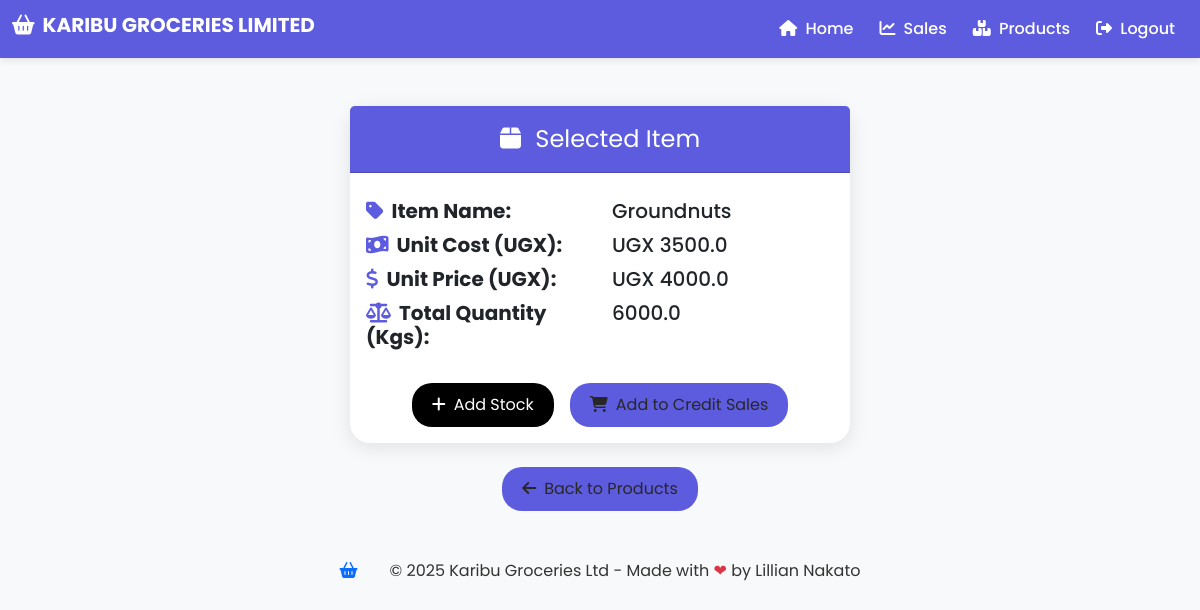
/productdetail/3/ (signed in), run on an earlier commit of the app's database.
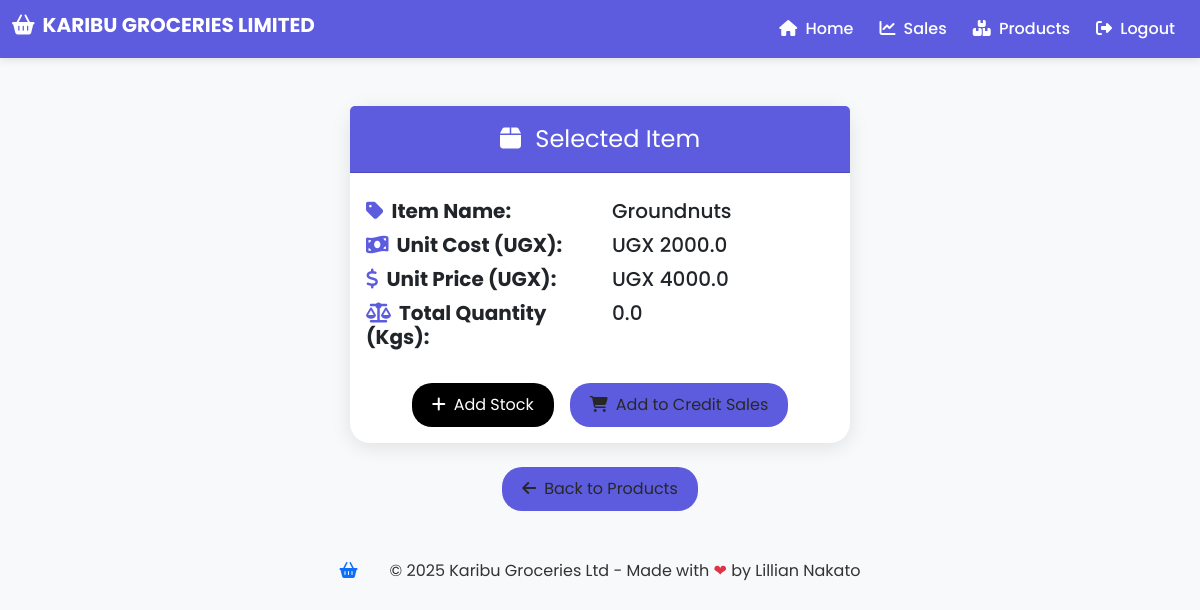
And on a later commit of the database.
### kgl_app/models.py (models this page shows, shortened)
class Product(models.Model):
    product_name = models.CharField(max_length=50, blank=False, null=False)
    branch = models.ForeignKey(Branch, on_delete=models.CASCADE, blank=False, null=False,default='')
    product_type = models.CharField(max_length=50, blank=True)
    time_of_produce = models.CharField(max_length=50, blank=True)
    stock_contact = models.CharField(max_length=50, blank=True)
    source = models.CharField(max_length=50)
    cost = models.FloatField(default=2)
    unit_cost = models.FloatField(default=2)
    unit_price = models.FloatField(default=2)
    total_quantity = models.FloatField(default=2)
    received_quantity = models.FloatField(default=2)
    issued_quantity = models.FloatField(default=2)
    date = models.DateField(auto_now_add=True)

### kgl_app/views.py (the view)
# urls.py: path('productdetail/<int:product_id>/', views.product_detail, name='productdetail'),
@login_required
def product_detail(request, product_id):
    product = get_object_or_404(Product, id=product_id)
    if (request.user.is_manager or request.user.is_salesagent) and product.branch != request.user.branch:
        return HttpResponseForbidden("You are not authorized to view this product.")
    return render(request, 'kgl_app/productdetail.html', {'product': product})

### kgl_app/templates/kgl_app/productdetail.html (shortened to what this page needs)
{% extends 'kgl_app/base.html' %}
{% load static %}
{% block content %}
<link rel="stylesheet" href="{% static 'css/productdetail.css' %}">
<div class="container my-5 fade-in">
    <div class="card">
        <div class="card-header"><i class="fas fa-box me-2"></i> Selected Item</div>
        <div class="card-body">
            <div class="details-section row">
                <div class="col-md-6">
                    <h5><i class="fas fa-tag icon"></i><strong>Item Name:</strong></h5>
                    <h5><i class="fas fa-money-bill-wave icon"></i><strong>Unit Cost (UGX):</strong></h5>
                    <h5><i class="fas fa-dollar-sign icon"></i><strong>Unit Price (UGX):</strong></h5>
                    <h5><i class="fas fa-balance-scale icon"></i><strong>Total Quantity (Kgs):</strong></h5>
                </div>
                <div class="col-md-6">
                    <h5>{{ product.product_name }}</h5>
                    <h5>UGX {{ product.unit_cost }}</h5>
                    <h5>UGX {{ product.unit_price }}</h5>
                    <h5>{{ product.total_quantity }}</h5>
                </div>
            </div>
            <div class="d-flex justify-content-center gap-3 mt-4">
                <a href="{% url 'add_to_stock' product.pk %}" class="btn btn-custom add-stock"><i
                        class="fas fa-plus me-2"></i>Add Stock</a>
                <a href="{% url 'creditsales' %}" class="btn btn-custom add-credit"><i
                        class="fas fa-shopping-cart me-2"></i>Add to Credit Sales</a>
            </div>
        </div>
    </div>
    <div class="text-center my-4">
        <a href="{% url 'products' %}" class="btn btn-custom back"><i class="fas fa-arrow-left me-2"></i>Back to
            Products</a>
    </div>
</div>
{% endblock %}

What changed in the data, as far as the page shows it:
changed Product "Groundnuts": unit_cost "3500.0" → "2000.0"; total_quantity "6000.0" → "0.0"
